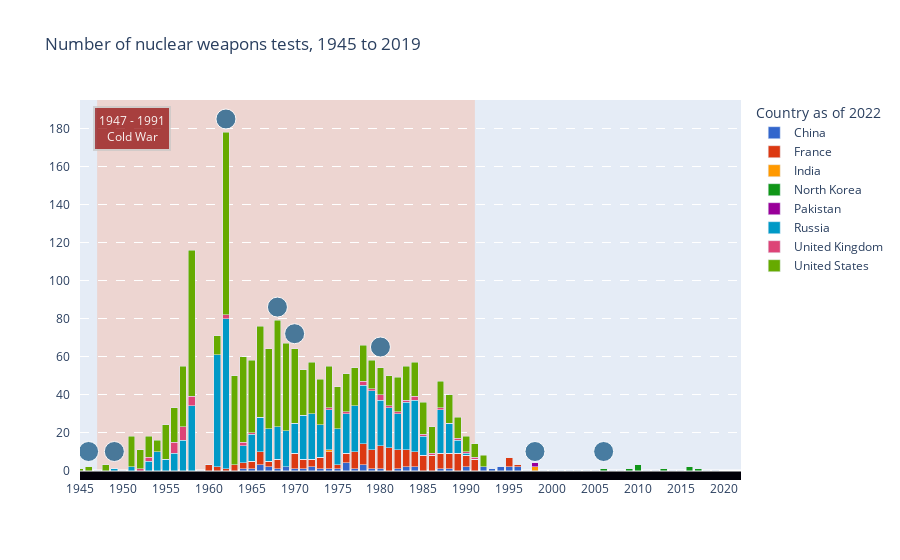

Source (notebook cell):
### Code cell
fig3 = px.bar(
    data_frame=df3.sort_values(by=["country_name"]),
    x=df3["year"],
    y=df3["nuclear_weapons_tests"],
    color=df3["country_name"],
    barmode="stack",
    height=600,
    hover_name=df3["country_name"],
    #hover_data="Test <extra></extra>",
    #labels=,
    title="Number of nuclear weapons tests, 1945 to 2019",
    labels={"color": "Country as of 2022", "x": "", "y": ""},
    color_discrete_sequence=px.colors.qualitative.G10
)

hovertemp="%{y}"

fig3.update_traces(hovertemplate=hovertemp)

fig3.update_layout(
    xaxis=dict(
        range=[df3["year"].min(),2022],
        ticklabelstep=5,
        tickangle=0,
        tickmode="linear",
        showgrid=False,
        #position=0,
        #anchor="free"
    ),
    yaxis=dict(
        #tickmode="linear",
        #tick0=20,
        #ticklabelstep=20,
        dtick=20,
        range=[-5,195],
        #showgrid=False,
        griddash="dash",
        #ticklabelstep=20,
        tickson="boundaries",
        ticksuffix="   ",
        #minor=dict(
        #    dtick=0.1,
        #    tick0=20),
        #tickmode="auto"
            
))

#fig3.update_yaxes(ticksuffix = "   ")

########## Cold War ##########

fig3.add_vrect(
    x0="1947", x1="1991",
    fillcolor="LightSalmon", opacity=0.3,
    layer="below", line_width=0,
),

fig3.add_annotation(
        x=1951,
        y=180,
        xref="x",
        yref="y",
        text="1947 - 1991<br>Cold War",
        showarrow=False,
        font=dict(
            #family="Courier New, monospace",
            size=12,
            color="#ffffff"
            ),
        align="center",
        arrowhead=2,
        arrowsize=1,
        arrowwidth=2,
        arrowcolor="#636363",
        #ax=65,
        #ay=-80,
        bordercolor="#c7c7c7",
        borderwidth=2,
        borderpad=4,
        bgcolor="DarkRed",
        opacity=0.7
        )

fig3.add_hrect(
    y0=-5, y1=0,
    fillcolor="#010008", opacity=1,
    layer="below", line_width=0,
),

fig3.add_scatter(
    x=[1946],
    y=[10],
    name="1945",
    showlegend=False,
    hovertemplate="<b>1945:</b><br>Atomic bombings of Hiroshima and Nagasaki<extra></extra>",
    marker=dict(
        size=20,
        color="#21618C",
        opacity=0.8,
        line_color="white",
        line_width=1,
))

fig3.add_scatter(
    x=[1949],
    y=[10],
    name="1949",
    showlegend=False,
    hovertemplate="<b>1949:</b><br>First successful test by USSR<extra></extra>",
    marker=dict(
        size=20,
        color="#21618C",
        opacity=0.8,
        line_color="white",
        line_width=1,
))

fig3.add_scatter(
    x=[1962],
    y=[185],
    name="1962",
    showlegend=False,
    hovertemplate="<b>1962:</b><br>Cuban Missile Crisis<extra></extra>",
    marker=dict(
        size=20,
        color="#21618C",
        opacity=0.8,
        line_color="white",
        line_width=1,
))

fig3.add_scatter(
    x=[1968],
    y=[86],
    name="1968",
    showlegend=False,
    hovertemplate="<b>1968:</b><br>Non-Proliferation Treaty<extra></extra>",
    marker=dict(
        size=20,
        color="#21618C",
        opacity=0.8,
        line_color="white",
        line_width=1,
))

fig3.add_scatter(
    x=[1970],
    y=[72],
    name="1969",
    showlegend=False,
    hovertemplate="<b>1969:</b><br>Détente began in 1969, as a core element of the foreign policy<br>of president Richard Nixon and his top advisor Henry Kissinger. They wanted to end<br>the containment policy and gain friendlier relations with the USSR and China.<extra></extra>",
    marker=dict(
        size=20,
        color="#21618C",
        opacity=0.8,
        line_color="white",
        line_width=1,
))

fig3.add_scatter(
    x=[1980],
    y=[65],
    name="1979",
    showlegend=False,
    hovertemplate="<b>1979:</b><br>Cold War flares up after Soviet invasion of Afghanistan<extra></extra>",
    marker=dict(
        size=20,
        color="#21618C",
        opacity=0.8,
        line_color="white",
        line_width=1,
))

fig3.add_scatter(
    x=[1998],
    y=[10],
    name="1998",
    showlegend=False,
    hovertemplate="<b>1998:</b><br>India test detonated five nuclear weapons. Domestic pressure<br>within Pakistan began to build which resulted in detonating six nuclear weapons.<extra></extra>",
    marker=dict(
        size=20,
        color="#21618C",
        opacity=0.8,
        line_color="white",
        line_width=1,
))

fig3.add_scatter(
    x=[2006],
    y=[10],
    name="2006",
    showlegend=False,
    hovertemplate="<b>2006:</b><br>First successful test by North Korea<extra></extra>",
    marker=dict(
        size=20,
        color="#21618C",
        opacity=0.8,
        line_color="white",
        line_width=1,
))

fig3.show()

### Figure 1 — Plotly figure (JSON) as saved in the notebook; plotly's stock layout.template omitted (floating-point values rounded to 4 significant figures)
{"data": [{"alignmentgroup": "True", "hovertemplate": "%{y}", "hovertext": ["China", "China", "China", "China", "China", "China", "China", "China", "China", "China", "China", "China", "China", "China", "China", "China", "China", "China", "China", "China", "China", "China", "China", "China", "China", "China", "China", "China", "China", "China", "China", "China", "China", "China", "China", "China", "China", "China", "China", "China", "China", "China", "China", "China", "China", "China", "China", "China", "China", "China", "China", "China", "China", "China", "China", "China", "China", "China", "China", "China", "China", "China", "China", "China", "China", "China", "China", "China", "China", "China", "China", "China", "China", "China", "China"], "legendgroup": "China", "marker": {"color": "#3366CC", "pattern": {"shape": ""}}, "name": "China", "offsetgroup": "China", "orientation": "v", "showlegend": true, "textposition": "auto", "type": "bar", "x": [1945, 1946, 1947, 1948, 1949, 1950, 1951, 1952, 1953, 1954, 1955, 1956, 1957, 1958, 1959, 1960, 1961, 1962, 1963, 1964, 1965, 1966, 1967, 1968, 1969, 1970, 1971, 1972, 1973, 1974, 1975, 1976, 1977, 1978, 1979, 1980, 1981, 1982, 1983, 1984, 1985, 1986, 1987, 1988, 1989, 1990, 1991, 1992, 1993, 1994, 1995, 1996, 1997, 1998, 1999, 2000, 2001, 2002, 2003, 2004, 2005, 2006, 2007, 2008, 2009, 2010, 2011, 2012, 2013, 2014, 2015, 2016, 2017, 2018, 2019], "xaxis": "x", "y": [0, 0, 0, 0, 0, 0, 0, 0, 0, 0, 0, 0, 0, 0, 0, 0, 0, 0, 0, 1, 1, 3, 2, 1, 2, 1, 1, 2, 1, 1, 1, 4, 1, 3, 1, 1, 0, 1, 2, 2, 0, 0, 1, 1, 0, 2, 0, 2, 1, 2, 2, 2, 0, 0, 0, 0, 0, 0, 0, 0, 0, 0, 0, 0, 0, 0, 0, 0, 0, 0, 0, 0, 0, 0, 0], "yaxis": "y"}, {"alignmentgroup": "True", "hovertemplate": "%{y}", "hovertext": ["France", "France", "France", "France", "France", "France", "France", "France", "France", "France", "France", "France", "France", "France", "France", "France", "France", "France", "France", "France", "France", "France", "France", "France", "France", "France", "France", "France", "France", "France", "France", "France", "France", "France", "France", "France", "France", "France", "France", "France", "France", "France", "France", "France", "France", "France", "France", "France", "France", "France", "France", "France", "France", "France", "France", "France", "France", "France", "France", "France", "France", "France", "France", "France", "France", "France", "France", "France", "France", "France", "France", "France", "France", "France", "France"], "legendgroup": "France", "marker": {"color": "#DC3912", "pattern": {"shape": ""}}, "name": "France", "offsetgroup": "France", "orientation": "v", "showlegend": true, "textposition": "auto", "type": "bar", "x": [1945, 1946, 1947, 1948, 1949, 1950, 1951, 1952, 1953, 1954, 1955, 1956, 1957, 1958, 1959, 1960, 1961, 1962, 1963, 1964, 1965, 1966, 1967, 1968, 1969, 1970, 1971, 1972, 1973, 1974, 1975, 1976, 1977, 1978, 1979, 1980, 1981, 1982, 1983, 1984, 1985, 1986, 1987, 1988, 1989, 1990, 1991, 1992, 1993, 1994, 1995, 1996, 1997, 1998, 1999, 2000, 2001, 2002, 2003, 2004, 2005, 2006, 2007, 2008, 2009, 2010, 2011, 2012, 2013, 2014, 2015, 2016, 2017, 2018, 2019], "xaxis": "x", "y": [0, 0, 0, 0, 0, 0, 0, 0, 0, 0, 0, 0, 0, 0, 0, 3, 2, 1, 3, 3, 4, 7, 3, 5, 0, 8, 5, 4, 6, 9, 2, 5, 9, 11, 10, 12, 12, 10, 9, 8, 8, 8, 8, 8, 9, 6, 6, 0, 0, 0, 5, 1, 0, 0, 0, 0, 0, 0, 0, 0, 0, 0, 0, 0, 0, 0, 0, 0, 0, 0, 0, 0, 0, 0, 0], "yaxis": "y"}, {"alignmentgroup": "True", "hovertemplate": "%{y}", "hovertext": ["India", "India", "India", "India", "India", "India", "India", "India", "India", "India", "India", "India", "India", "India", "India", "India", "India", "India", "India", "India", "India", "India", "India", "India", "India", "India", "India", "India", "India", "India", "India", "India", "India", "India", "India", "India", "India", "India", "India", "India", "India", "India", "India", "India", "India", "India", "India", "India", "India", "India", "India", "India", "India", "India", "India", "India", "India", "India", "India", "India", "India", "India", "India", "India", "India", "India", "India", "India", "India", "India", "India", "India", "India", "India", "India"], "legendgroup": "India", "marker": {"color": "#FF9900", "pattern": {"shape": ""}}, "name": "India", "offsetgroup": "India", "orientation": "v", "showlegend": true, "textposition": "auto", "type": "bar", "x": [1945, 1946, 1947, 1948, 1949, 1950, 1951, 1952, 1953, 1954, 1955, 1956, 1957, 1958, 1959, 1960, 1961, 1962, 1963, 1964, 1965, 1966, 1967, 1968, 1969, 1970, 1971, 1972, 1973, 1974, 1975, 1976, 1977, 1978, 1979, 1980, 1981, 1982, 1983, 1984, 1985, 1986, 1987, 1988, 1989, 1990, 1991, 1992, 1993, 1994, 1995, 1996, 1997, 1998, 1999, 2000, 2001, 2002, 2003, 2004, 2005, 2006, 2007, 2008, 2009, 2010, 2011, 2012, 2013, 2014, 2015, 2016, 2017, 2018, 2019], "xaxis": "x", "y": [0, 0, 0, 0, 0, 0, 0, 0, 0, 0, 0, 0, 0, 0, 0, 0, 0, 0, 0, 0, 0, 0, 0, 0, 0, 0, 0, 0, 0, 1, 0, 0, 0, 0, 0, 0, 0, 0, 0, 0, 0, 0, 0, 0, 0, 0, 0, 0, 0, 0, 0, 0, 0, 2, 0, 0, 0, 0, 0, 0, 0, 0, 0, 0, 0, 0, 0, 0, 0, 0, 0, 0, 0, 0, 0], "yaxis": "y"}, {"alignmentgroup": "True", "hovertemplate": "%{y}", "hovertext": ["North Korea", "North Korea", "North Korea", "North Korea", "North Korea", "North Korea", "North Korea", "North Korea", "North Korea", "North Korea", "North Korea", "North Korea", "North Korea", "North Korea", "North Korea", "North Korea", "North Korea", "North Korea", "North Korea", "North Korea", "North Korea", "North Korea", "North Korea", "North Korea", "North Korea", "North Korea", "North Korea", "North Korea", "North Korea", "North Korea", "North Korea", "North Korea", "North Korea", "North Korea", "North Korea", "North Korea", "North Korea", "North Korea", "North Korea", "North Korea", "North Korea", "North Korea", "North Korea", "North Korea", "North Korea", "North Korea", "North Korea", "North Korea", "North Korea", "North Korea", "North Korea", "North Korea", "North Korea", "North Korea", "North Korea", "North Korea", "North Korea", "North Korea", "North Korea", "North Korea", "North Korea", "North Korea", "North Korea", "North Korea", "North Korea", "North Korea", "North Korea", "North Korea", "North Korea", "North Korea", "North Korea", "North Korea", "North Korea", "North Korea", "North Korea"], "legendgroup": "North Korea", "marker": {"color": "#109618", "pattern": {"shape": ""}}, "name": "North Korea", "offsetgroup": "North Korea", "orientation": "v", "showlegend": true, "textposition": "auto", "type": "bar", "x": [1945, 1946, 1947, 1948, 1949, 1950, 1951, 1952, 1953, 1954, 1955, 1956, 1957, 1958, 1959, 1960, 1961, 1962, 1963, 1964, 1965, 1966, 1967, 1968, 1969, 1970, 1971, 1972, 1973, 1974, 1975, 1976, 1977, 1978, 1979, 1980, 1981, 1982, 1983, 1984, 1985, 1986, 1987, 1988, 1989, 1990, 1991, 1992, 1993, 1994, 1995, 1996, 1997, 1998, 1999, 2000, 2001, 2002, 2003, 2004, 2005, 2006, 2007, 2008, 2009, 2010, 2011, 2012, 2013, 2014, 2015, 2016, 2017, 2018, 2019], "xaxis": "x", "y": [0, 0, 0, 0, 0, 0, 0, 0, 0, 0, 0, 0, 0, 0, 0, 0, 0, 0, 0, 0, 0, 0, 0, 0, 0, 0, 0, 0, 0, 0, 0, 0, 0, 0, 0, 0, 0, 0, 0, 0, 0, 0, 0, 0, 0, 0, 0, 0, 0, 0, 0, 0, 0, 0, 0, 0, 0, 0, 0, 0, 0, 1, 0, 0, 1, 3, 0, 0, 1, 0, 0, 2, 1, 0, 0], "yaxis": "y"}, {"alignmentgroup": "True", "hovertemplate": "%{y}", "hovertext": ["Pakistan", "Pakistan", "Pakistan", "Pakistan", "Pakistan", "Pakistan", "Pakistan", "Pakistan", "Pakistan", "Pakistan", "Pakistan", "Pakistan", "Pakistan", "Pakistan", "Pakistan", "Pakistan", "Pakistan", "Pakistan", "Pakistan", "Pakistan", "Pakistan", "Pakistan", "Pakistan", "Pakistan", "Pakistan", "Pakistan", "Pakistan", "Pakistan", "Pakistan", "Pakistan", "Pakistan", "Pakistan", "Pakistan", "Pakistan", "Pakistan", "Pakistan", "Pakistan", "Pakistan", "Pakistan", "Pakistan", "Pakistan", "Pakistan", "Pakistan", "Pakistan", "Pakistan", "Pakistan", "Pakistan", "Pakistan", "Pakistan", "Pakistan", "Pakistan", "Pakistan", "Pakistan", "Pakistan", "Pakistan", "Pakistan", "Pakistan", "Pakistan", "Pakistan", "Pakistan", "Pakistan", "Pakistan", "Pakistan", "Pakistan", "Pakistan", "Pakistan", "Pakistan", "Pakistan", "Pakistan", "Pakistan", "Pakistan", "Pakistan", "Pakistan", "Pakistan", "Pakistan"], "legendgroup": "Pakistan", "marker": {"color": "#990099", "pattern": {"shape": ""}}, "name": "Pakistan", "offsetgroup": "Pakistan", "orientation": "v", "showlegend": true, "textposition": "auto", "type": "bar", "x": [1945, 1946, 1947, 1948, 1949, 1950, 1951, 1952, 1953, 1954, 1955, 1956, 1957, 1958, 1959, 1960, 1961, 1962, 1963, 1964, 1965, 1966, 1967, 1968, 1969, 1970, 1971, 1972, 1973, 1974, 1975, 1976, 1977, 1978, 1979, 1980, 1981, 1982, 1983, 1984, 1985, 1986, 1987, 1988, 1989, 1990, 1991, 1992, 1993, 1994, 1995, 1996, 1997, 1998, 1999, 2000, 2001, 2002, 2003, 2004, 2005, 2006, 2007, 2008, 2009, 2010, 2011, 2012, 2013, 2014, 2015, 2016, 2017, 2018, 2019], "xaxis": "x", "y": [0, 0, 0, 0, 0, 0, 0, 0, 0, 0, 0, 0, 0, 0, 0, 0, 0, 0, 0, 0, 0, 0, 0, 0, 0, 0, 0, 0, 0, 0, 0, 0, 0, 0, 0, 0, 0, 0, 0, 0, 0, 0, 0, 0, 0, 0, 0, 0, 0, 0, 0, 0, 0, 2, 0, 0, 0, 0, 0, 0, 0, 0, 0, 0, 0, 0, 0, 0, 0, 0, 0, 0, 0, 0, 0], "yaxis": "y"}, {"alignmentgroup": "True", "hovertemplate": "%{y}", "hovertext": ["Russia", "Russia", "Russia", "Russia", "Russia", "Russia", "Russia", "Russia", "Russia", "Russia", "Russia", "Russia", "Russia", "Russia", "Russia", "Russia", "Russia", "Russia", "Russia", "Russia", "Russia", "Russia", "Russia", "Russia", "Russia", "Russia", "Russia", "Russia", "Russia", "Russia", "Russia", "Russia", "Russia", "Russia", "Russia", "Russia", "Russia", "Russia", "Russia", "Russia", "Russia", "Russia", "Russia", "Russia", "Russia", "Russia", "Russia", "Russia", "Russia", "Russia", "Russia", "Russia", "Russia", "Russia", "Russia", "Russia", "Russia", "Russia", "Russia", "Russia", "Russia", "Russia", "Russia", "Russia", "Russia", "Russia", "Russia", "Russia", "Russia", "Russia", "Russia", "Russia", "Russia", "Russia", "Russia"], "legendgroup": "Russia", "marker": {"color": "#0099C6", "pattern": {"shape": ""}}, "name": "Russia", "offsetgroup": "Russia", "orientation": "v", "showlegend": true, "textposition": "auto", "type": "bar", "x": [1945, 1946, 1947, 1948, 1949, 1950, 1951, 1952, 1953, 1954, 1955, 1956, 1957, 1958, 1959, 1960, 1961, 1962, 1963, 1964, 1965, 1966, 1967, 1968, 1969, 1970, 1971, 1972, 1973, 1974, 1975, 1976, 1977, 1978, 1979, 1980, 1981, 1982, 1983, 1984, 1985, 1986, 1987, 1988, 1989, 1990, 1991, 1992, 1993, 1994, 1995, 1996, 1997, 1998, 1999, 2000, 2001, 2002, 2003, 2004, 2005, 2006, 2007, 2008, 2009, 2010, 2011, 2012, 2013, 2014, 2015, 2016, 2017, 2018, 2019], "xaxis": "x", "y": [0, 0, 0, 0, 1, 0, 2, 0, 5, 10, 6, 9, 16, 34, 0, 0, 59, 79, 0, 9, 14, 18, 17, 17, 19, 16, 23, 24, 17, 21, 19, 21, 24, 31, 31, 24, 21, 19, 25, 27, 10, 0, 23, 16, 7, 1, 0, 0, 0, 0, 0, 0, 0, 0, 0, 0, 0, 0, 0, 0, 0, 0, 0, 0, 0, 0, 0, 0, 0, 0, 0, 0, 0, 0, 0], "yaxis": "y"}, {"alignmentgroup": "True", "hovertemplate": "%{y}", "hovertext": ["United Kingdom", "United Kingdom", "United Kingdom", "United Kingdom", "United Kingdom", "United Kingdom", "United Kingdom", "United Kingdom", "United Kingdom", "United Kingdom", "United Kingdom", "United Kingdom", "United Kingdom", "United Kingdom", "United Kingdom", "United Kingdom", "United Kingdom", "United Kingdom", "United Kingdom", "United Kingdom", "United Kingdom", "United Kingdom", "United Kingdom", "United Kingdom", "United Kingdom", "United Kingdom", "United Kingdom", "United Kingdom", "United Kingdom", "United Kingdom", "United Kingdom", "United Kingdom", "United Kingdom", "United Kingdom", "United Kingdom", "United Kingdom", "United Kingdom", "United Kingdom", "United Kingdom", "United Kingdom", "United Kingdom", "United Kingdom", "United Kingdom", "United Kingdom", "United Kingdom", "United Kingdom", "United Kingdom", "United Kingdom", "United Kingdom", "United Kingdom", "United Kingdom", "United Kingdom", "United Kingdom", "United Kingdom", "United Kingdom", "United Kingdom", "United Kingdom", "United Kingdom", "United Kingdom", "United Kingdom", "United Kingdom", "United Kingdom", "United Kingdom", "United Kingdom", "United Kingdom", "United Kingdom", "United Kingdom", "United Kingdom", "United Kingdom", "United Kingdom", "United Kingdom", "United Kingdom", "United Kingdom", "United Kingdom", "United Kingdom"], "legendgroup": "United Kingdom", "marker": {"color": "#DD4477", "pattern": {"shape": ""}}, "name": "United Kingdom", "offsetgroup": "United Kingdom", "orientation": "v", "showlegend": true, "textposition": "auto", "type": "bar", "x": [1945, 1946, 1947, 1948, 1949, 1950, 1951, 1952, 1953, 1954, 1955, 1956, 1957, 1958, 1959, 1960, 1961, 1962, 1963, 1964, 1965, 1966, 1967, 1968, 1969, 1970, 1971, 1972, 1973, 1974, 1975, 1976, 1977, 1978, 1979, 1980, 1981, 1982, 1983, 1984, 1985, 1986, 1987, 1988, 1989, 1990, 1991, 1992, 1993, 1994, 1995, 1996, 1997, 1998, 1999, 2000, 2001, 2002, 2003, 2004, 2005, 2006, 2007, 2008, 2009, 2010, 2011, 2012, 2013, 2014, 2015, 2016, 2017, 2018, 2019], "xaxis": "x", "y": [0, 0, 0, 0, 0, 0, 0, 1, 2, 0, 0, 6, 7, 5, 0, 0, 0, 2, 0, 2, 1, 0, 0, 0, 0, 0, 0, 0, 0, 1, 0, 1, 0, 2, 1, 3, 1, 1, 1, 2, 1, 1, 1, 0, 1, 1, 1, 0, 0, 0, 0, 0, 0, 0, 0, 0, 0, 0, 0, 0, 0, 0, 0, 0, 0, 0, 0, 0, 0, 0, 0, 0, 0, 0, 0], "yaxis": "y"}, {"alignmentgroup": "True", "hovertemplate": "%{y}", "hovertext": ["United States", "United States", "United States", "United States", "United States", "United States", "United States", "United States", "United States", "United States", "United States", "United States", "United States", "United States", "United States", "United States", "United States", "United States", "United States", "United States", "United States", "United States", "United States", "United States", "United States", "United States", "United States", "United States", "United States", "United States", "United States", "United States", "United States", "United States", "United States", "United States", "United States", "United States", "United States", "United States", "United States", "United States", "United States", "United States", "United States", "United States", "United States", "United States", "United States", "United States", "United States", "United States", "United States", "United States", "United States", "United States", "United States", "United States", "United States", "United States", "United States", "United States", "United States", "United States", "United States", "United States", "United States", "United States", "United States", "United States", "United States", "United States", "United States", "United States", "United States"], "legendgroup": "United States", "marker": {"color": "#66AA00", "pattern": {"shape": ""}}, "name": "United States", "offsetgroup": "United States", "orientation": "v", "showlegend": true, "textposition": "auto", "type": "bar", "x": [1945, 1946, 1947, 1948, 1949, 1950, 1951, 1952, 1953, 1954, 1955, 1956, 1957, 1958, 1959, 1960, 1961, 1962, 1963, 1964, 1965, 1966, 1967, 1968, 1969, 1970, 1971, 1972, 1973, 1974, 1975, 1976, 1977, 1978, 1979, 1980, 1981, 1982, 1983, 1984, 1985, 1986, 1987, 1988, 1989, 1990, 1991, 1992, 1993, 1994, 1995, 1996, 1997, 1998, 1999, 2000, 2001, 2002, 2003, 2004, 2005, 2006, 2007, 2008, 2009, 2010, 2011, 2012, 2013, 2014, 2015, 2016, 2017, 2018, 2019], "xaxis": "x", "y": [1, 2, 0, 3, 0, 0, 16, 10, 11, 6, 18, 18, 32, 77, 0, 0, 10, 96, 47, 45, 38, 48, 42, 56, 46, 39, 24, 27, 24, 22, 22, 20, 20, 19, 15, 14, 16, 18, 18, 18, 17, 14, 14, 15, 11, 8, 7, 6, 0, 0, 0, 0, 0, 0, 0, 0, 0, 0, 0, 0, 0, 0, 0, 0, 0, 0, 0, 0, 0, 0, 0, 0, 0, 0, 0], "yaxis": "y"}, {"hovertemplate": "<b>1945:</b><br>Atomic bombings of Hiroshima and Nagasaki<extra></extra>", "marker": {"color": "#21618C", "line": {"color": "white", "width": 1}, "opacity": 0.8, "size": 20}, "name": "1945", "showlegend": false, "type": "scatter", "x": [1946], "y": [10]}, {"hovertemplate": "<b>1949:</b><br>First successful test by USSR<extra></extra>", "marker": {"color": "#21618C", "line": {"color": "white", "width": 1}, "opacity": 0.8, "size": 20}, "name": "1949", "showlegend": false, "type": "scatter", "x": [1949], "y": [10]}, {"hovertemplate": "<b>1962:</b><br>Cuban Missile Crisis<extra></extra>", "marker": {"color": "#21618C", "line": {"color": "white", "width": 1}, "opacity": 0.8, "size": 20}, "name": "1962", "showlegend": false, "type": "scatter", "x": [1962], "y": [185]}, {"hovertemplate": "<b>1968:</b><br>Non-Proliferation Treaty<extra></extra>", "marker": {"color": "#21618C", "line": {"color": "white", "width": 1}, "opacity": 0.8, "size": 20}, "name": "1968", "showlegend": false, "type": "scatter", "x": [1968], "y": [86]}, {"hovertemplate": "<b>1969:</b><br>Détente began in 1969, as a core element of the foreign policy<br>of president Richard Nixon and his top advisor Henry Kissinger. They wanted to end<br>the containment policy and gain friendlier relations with the USSR and China.<extra></extra>", "marker": {"color": "#21618C", "line": {"color": "white", "width": 1}, "opacity": 0.8, "size": 20}, "name": "1969", "showlegend": false, "type": "scatter", "x": [1970], "y": [72]}, {"hovertemplate": "<b>1979:</b><br>Cold War flares up after Soviet invasion of Afghanistan<extra></extra>", "marker": {"color": "#21618C", "line": {"color": "white", "width": 1}, "opacity": 0.8, "size": 20}, "name": "1979", "showlegend": false, "type": "scatter", "x": [1980], "y": [65]}, {"hovertemplate": "<b>1998:</b><br>India test detonated five nuclear weapons. Domestic pressure<br>within Pakistan began to build which resulted in detonating six nuclear weapons.<extra></extra>", "marker": {"color": "#21618C", "line": {"color": "white", "width": 1}, "opacity": 0.8, "size": 20}, "name": "1998", "showlegend": false, "type": "scatter", "x": [1998], "y": [10]}, {"hovertemplate": "<b>2006:</b><br>First successful test by North Korea<extra></extra>", "marker": {"color": "#21618C", "line": {"color": "white", "width": 1}, "opacity": 0.8, "size": 20}, "name": "2006", "showlegend": false, "type": "scatter", "x": [2006], "y": [10]}], "layout": {"annotations": [{"align": "center", "arrowcolor": "#636363", "arrowhead": 2, "arrowsize": 1, "arrowwidth": 2, "bgcolor": "DarkRed", "bordercolor": "#c7c7c7", "borderpad": 4, "borderwidth": 2, "font": {"color": "#ffffff", "size": 12}, "opacity": 0.7, "showarrow": false, "text": "1947 - 1991<br>Cold War", "x": 1951, "xref": "x", "y": 180, "yref": "y"}], "autosize": true, "barmode": "stack", "legend": {"title": {"text": "Country as of 2022"}, "tracegroupgap": 0}, "shapes": [{"fillcolor": "LightSalmon", "layer": "below", "line": {"width": 0}, "opacity": 0.3, "type": "rect", "x0": "1947", "x1": "1991", "xref": "x", "y0": 0, "y1": 1, "yref": "y domain"}, {"fillcolor": "#010008", "layer": "below", "line": {"width": 0}, "opacity": 1, "type": "rect", "x0": 0, "x1": 1, "xref": "x domain", "y0": -5, "y1": 0, "yref": "y"}], "title": {"text": "Number of nuclear weapons tests, 1945 to 2019"}, "xaxis": {"anchor": "y", "domain": [0, 1], "range": [1945, 2022], "showgrid": false, "tickangle": 0, "ticklabelstep": 5, "tickmode": "linear", "title": {"text": ""}, "type": "linear"}, "yaxis": {"anchor": "x", "domain": [0, 1], "dtick": 20, "griddash": "dash", "range": [-5, 195], "tickson": "boundaries", "ticksuffix": "   ", "title": {"text": ""}, "type": "linear"}}}
